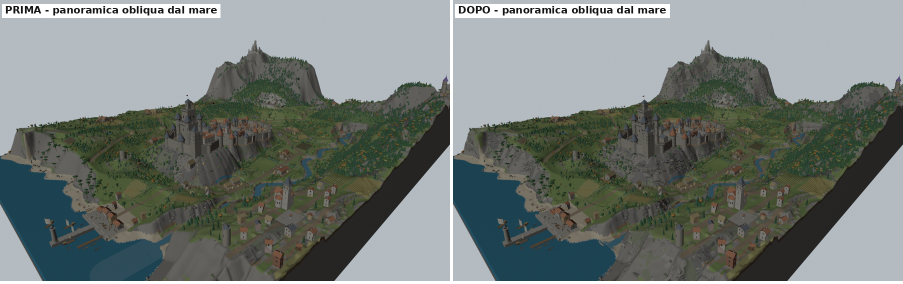
#> input picture consegna_fase1/immagini/02_panoramica_obliqua_prima_dopo.png, 1806 x 568 px, given in place of p2o_top.png, which was not available (shown at 1/2 size)
$ python composite2.py
#> lines starting #> are read from the running program, lines starting #| are printed output that depends on the picture; pictures that were not available may be replaced by others from this repository, and a replacement may not be noted
"""Tavole di controllo della fase 2 (prima = fine fase 1, dopo = fase 2)."""
from PIL import Image, ImageDraw, ImageFont
import sys
F = ImageFont.truetype('/usr/share/fonts/truetype/dejavu/DejaVuSans-Bold.ttf', 20)
def label(im, t):
    d = ImageDraw.Draw(im); bb = d.textbbox((10, 8), t, font=F); d.rectangle([bb[0] - 6, bb[1] - 4, bb[2] + 6, bb[3] + 4], fill=(255, 255, 255)); d.text((10, 8), t, font=F, fill=(20, 20, 20)); return im
def fit(path, w):
#> called with path = 'img/p2o_top.png', w = 700
    A = Image.open(path).convert('RGB'); h = int(A.height * w / A.width); return A.resize((w, h))
#> in fit, A is the input picture: PIL image 1806x568 RGB; mean R, G, B 115.7, 123.1, 119.8
#> after `h = int(A.height * w / A.width)`: h = 220
#> after `return A.resize((w, h))`:
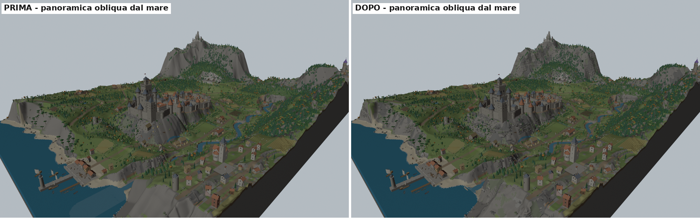
#> returned value: PIL image 700x220 RGB; mean R, G, B 115.5, 123.1, 119.7
def sheet(rows, out, w=800):
    """rows: (prima, dopo, titolo) oppure (None, dopo, titolo) per le sole viste nuove, o lista di (img, titolo) per una riga libera"""
    ims = []
    for r in rows:
        if isinstance(r, list):
            ws = (2 * w + 6 - 6 * (len(r) - 1)) // len(r)
            ims.append([label(fit(p, ws), t) for p, t in r])
        else:
            a, b, t = r
            ims.append([label(fit(a, w), 'PRIMA (fase 1) - ' + t), label(fit(b, w), 'DOPO (fase 2) - ' + t)] if a else [label(fit(b, 2 * w + 6), 'DOPO - ' + t)])
#> in label, `bb = d.textbbox((10, 8), t, font=F)`: bb = (10, 12, 534, 30)
#> call 2 of fit, with path = 'img/p2h_top.png', w = 700
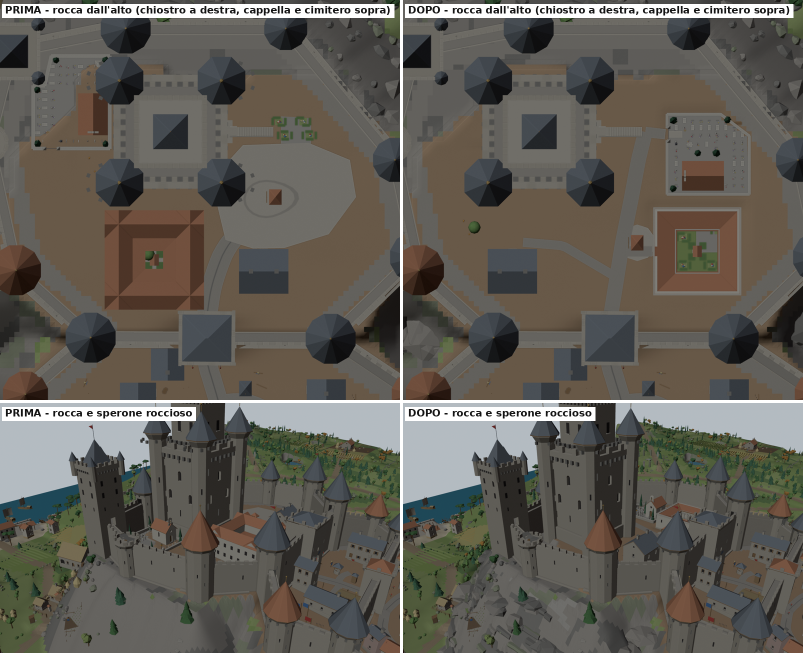
#> input picture consegna_fase1/immagini/03_rocca_prima_dopo.png, 1606 x 1312 px, given in place of p2h_top.png, which was not available (shown at 1/2 size)
#> in fit, A is the input picture: PIL image 1606x1312 RGB; mean R, G, B 97.1, 93.6, 86.5
#> in fit (call 2), `return A.resize((w, h))`:
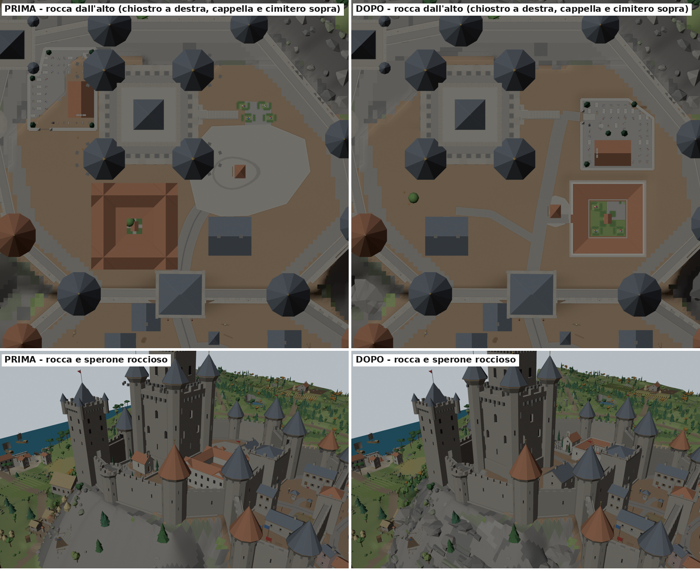
#> returned value: PIL image 700x571 RGB; mean R, G, B 97, 93.5, 86.4
    H = sum(max(i.height for i in row) for row in ims) + 6 * len(ims)
#> H = 577
    S = Image.new('RGB', (2 * w + 6, H), 'white'); y = 0
#> after `S = Image.new('RGB', (2 * w + 6, H), 'white')`: S: PIL image 1406x577 RGB; every value is 255
    for row in ims:
        x = 0
        for im in row: S.paste(im, (x, y)); x += im.width + 6
        y += max(i.height for i in row) + 6
#> this loop made 1 pass
#> y on pass 1: 577
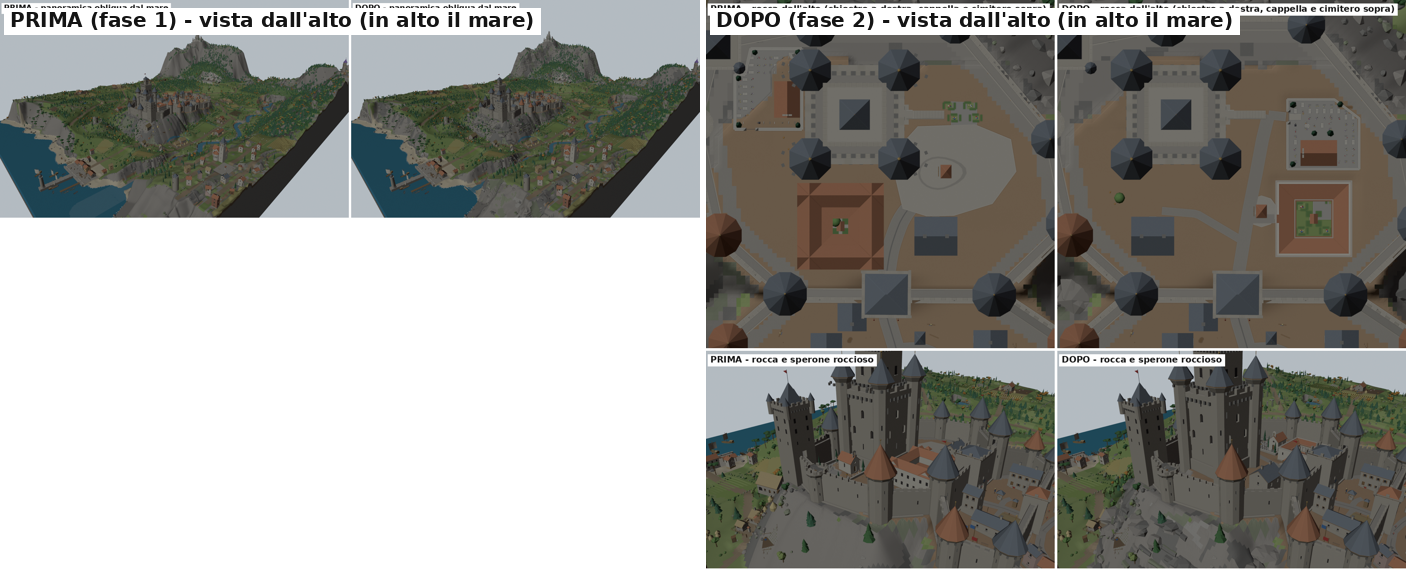
#> S: PIL image 1406x577 RGB; mean R, G, B 152.8, 152.4, 148.1
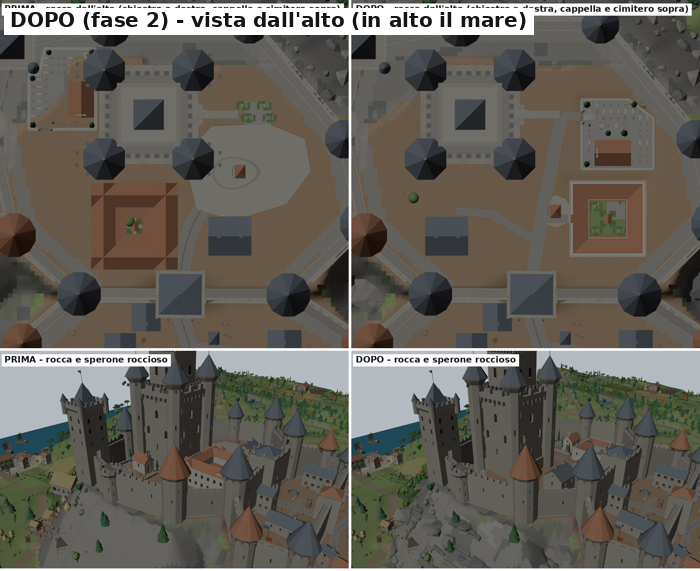
#> im: PIL image 700x571 RGB; mean R, G, B 100.3, 96.9, 89.8
#> after the loop, y = 577
    S.save(out); print(out, S.size)
#| consegna2/immagini/01_vista_dall_alto_prima_dopo.png (1406, 577)
C = 'consegna2/immagini/'
import os; os.makedirs(C, exist_ok=True)
sheet([('img/p2o_top.png', 'img/p2h_top.png', "vista dall'alto (in alto il mare)")], C + '01_vista_dall_alto_prima_dopo.png', w=700)
sheet([('img/p2o_pan.png', 'img/p2h_pan.png', 'panoramica dal mare'), ('img/p2o_orizzonte.png', 'img/p2h_orizzonte.png', "verso il mare: orizzonte"),
       ('img/p2o_mare_sud.png', 'img/p2h_mare_sud.png', 'costa nuova sul lato altopiano')], C + '02_mare_orizzonte_prima_dopo.png', w=800)
#> (the run stopped early here; a loop or call above may not have finished)
